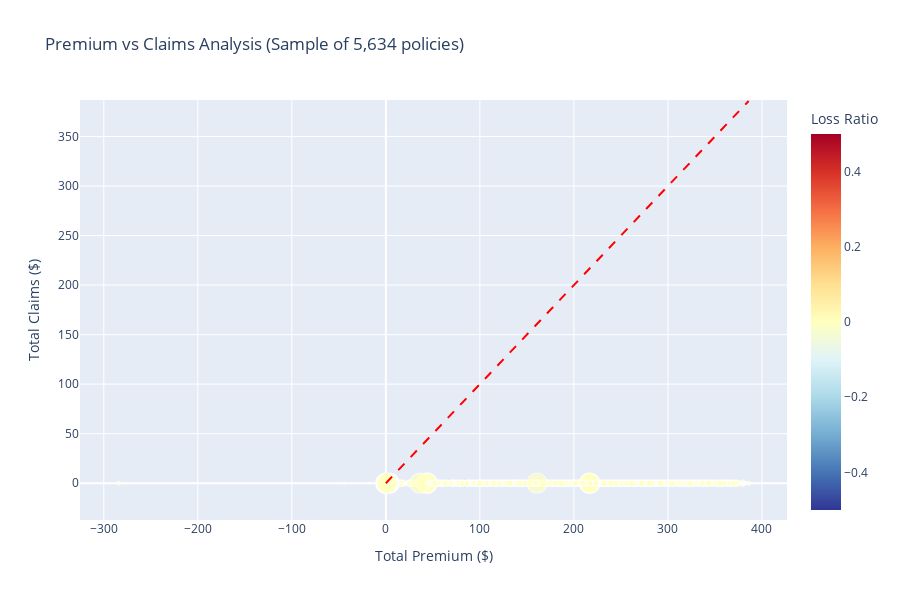

Write notebook code for a chart like this one.
### Markdown cell above
### 6.1 Premium vs Claims Scatter Analysis

### Code cell
# Premium vs Claims Scatter with Loss Ratio Color
if all(col in df.columns for col in ['TotalPremium', 'TotalClaims', 'LossRatio']):
    # Sample data for better performance
    sample_size = min(10000, len(df))
    sample_df = df.sample(n=sample_size, random_state=42)
    
    # Remove extreme outliers for better visualization
    sample_df = sample_df[
        (sample_df['TotalPremium'] <= sample_df['TotalPremium'].quantile(0.95)) &
        (sample_df['TotalClaims'] <= sample_df['TotalClaims'].quantile(0.95)) &
        (sample_df['LossRatio'] <= 5)  # Cap loss ratio at 5 for visualization
    ]
    
    hover_cols = [col for col in ['Province', 'VehicleType', 'Gender'] if col in df.columns]
    
    fig = px.scatter(
        sample_df, 
        x='TotalPremium', 
        y='TotalClaims',
        color='LossRatio',
        size='SumInsured' if 'SumInsured' in df.columns else None,
        hover_data=hover_cols,
        title=f'Premium vs Claims Analysis (Sample of {len(sample_df):,} policies)',
        color_continuous_scale='RdYlBu_r',
        labels={
            'TotalPremium': 'Total Premium ($)',
            'TotalClaims': 'Total Claims ($)',
            'LossRatio': 'Loss Ratio'
        }
    )
    
    # Add break-even line
    max_val = max(sample_df['TotalPremium'].max(), sample_df['TotalClaims'].max())
    fig.add_shape(
        type="line",
        x0=0, y0=0, x1=max_val, y1=max_val,
        line=dict(color="red", width=2, dash="dash"),
    )
    
    fig.update_layout(height=600, showlegend=True)
    fig.show()
else:
    print("Required columns for scatter plot not available")

### Figure 1 — Plotly figure (JSON) as saved in the notebook; plotly's stock layout.template omitted (floating-point values rounded to 4 significant figures; data arrays with more than 128 entries replaced by an {"elided": "..."} marker saying what was removed)
{"data": [{"customdata": {"elided": "5634x3 str values"}, "hovertemplate": "Total Premium ($)=%{x}<br>Total Claims ($)=%{y}<br>SumInsured=%{marker.size}<br>Province=%{customdata[0]}<br>VehicleType=%{customdata[1]}<br>Gender=%{customdata[2]}<br>Loss Ratio=%{marker.color}<extra></extra>", "legendgroup": "", "marker": {"color": {"elided": "5634 float values"}, "coloraxis": "coloraxis", "size": {"elided": "5634 float values"}, "sizemode": "area", "sizeref": 12500, "symbol": "circle"}, "mode": "markers", "name": "", "showlegend": false, "type": "scattergl", "x": {"elided": "5634 float values"}, "xaxis": "x", "y": {"elided": "5634 float values"}, "yaxis": "y"}], "layout": {"coloraxis": {"colorbar": {"title": {"text": "Loss Ratio"}}, "colorscale": [[0, "rgb(49,54,149)"], [0.1, "rgb(69,117,180)"], [0.2, "rgb(116,173,209)"], [0.3, "rgb(171,217,233)"], [0.4, "rgb(224,243,248)"], [0.5, "rgb(255,255,191)"], [0.6, "rgb(254,224,144)"], [0.7, "rgb(253,174,97)"], [0.8, "rgb(244,109,67)"], [0.9, "rgb(215,48,39)"], [1, "rgb(165,0,38)"]]}, "height": 600, "legend": {"itemsizing": "constant", "tracegroupgap": 0}, "shapes": [{"line": {"color": "red", "dash": "dash", "width": 2}, "type": "line", "x0": 0, "x1": 385.8, "y0": 0, "y1": 385.8}], "showlegend": true, "title": {"text": "Premium vs Claims Analysis (Sample of 5,634 policies)"}, "xaxis": {"anchor": "y", "domain": [0, 1], "title": {"text": "Total Premium ($)"}}, "yaxis": {"anchor": "x", "domain": [0, 1], "title": {"text": "Total Claims ($)"}}}}
